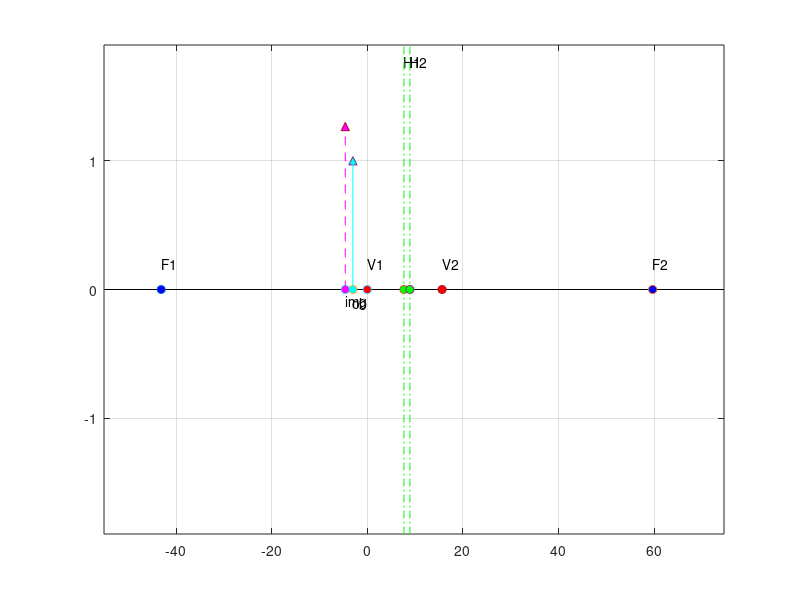

Write MATLAB code to recreate this figure.
% Programare Obiectiv Tessar
% Distantele sunt in mm
clear;
clc;

function retval = translatie (d,n)
    retval = [1, 0 ; d/n , 1];
  endfunction
  
function retval = refractie (nob, nimag, R)
    retval = [1, (nob-nimag)/R ; 0 , 1];
  endfunction
  
  % Introducem datele in ordinea de pe desen, stanga - > dreapta
  % 1 dioptru desparte 2 medii => nr. dioptrii + 1 = nr. medii
  % 1 distanta desparte 2 dioptrii => nr. distante + 1 = nr. dioptrii
  
  R = [16.28, -275.70, -34.57, 15.82, Inf, 19.20, -24.00];
  n = [1, 1.6116, 1, 1.6053, 1 ,1.5123, 1.6116, 1];
  d = [3.57, 1.89, 0.81, 3.25, 2.17, 3.96];

  Nr_refractii = length(R);
  S = [1, 0; 0, 1];
 
    for i = 1:Nr_refractii
      
     % inmultim matricile de la coada la cap 
     indice = Nr_refractii - i + 1;
     S = S * refractie(n(indice), n(indice+1), R(indice));
     if(indice>1)
     S = S * translatie(d(indice-1), n(indice));
     endif;
     
    end;
    
    %Plane focale
    zf1 = - S(1,1)/S(1,2)
    zf2 = - S(2,2)/S(1,2)
    
    %Plane principale
    zH1 = (1- S(1,1))/S(1,2)
    zH2 = (1- S(2,2))/S(1,2)
    
    %Calcul interstitiu intre planele principale
    delta = sum(d) - abs(zH1) - abs(zH2)
    
    %Convergenta sistemului
    f = -1/S(1,2)    
    
    
    z1 = 3;
    y1 = 1;
    %Pozitia imaginii -> plane conjugate
    z2 = - (z1*S(2,2)+S(2,1))/(S(1,1)+z1*S(1,2))
    %Marirea transversala
    y2 = (z2*S(1,2) + S(2,2)) * y1
     
    %Marimea graficului trebuie sa cuprinda toate elementele cardinale - da eroare la plotare pentru z1 = zf1
    scalex = max([abs(z1), abs(z2), abs(zf1), abs(zf2), abs(zH1), abs(zH2), sum(d)]);
    scaley = max([abs(y1), abs(y2)]);
    
    plot([-scalex*1.25 (scalex+sum(d))*1.25], [0 0], "color", "k"); % linia
    xlim([-scalex*1.25 (scalex+sum(d))*1.25]);
    ylim([-scaley*1.5 scaley*1.5]);
    hold on;
    grid on;
    
    plot(-zH1,0,'o','MarkerFaceColor','green');text(-zH1,scaley*1.4, 'H1');
    plot([-zH1 -zH1], [-scaley*2 scaley*2], "linestyle", "-.", "color", "green");
    plot(sum(d)+zH2,0,'o','MarkerFaceColor','green');text(sum(d)+zH2,scaley*1.4, 'H2');
    plot([sum(d)+zH2 sum(d)+zH2], [-scaley*2 scaley*2], "linestyle", "-.", "color", "green");
    
    plot(0,0,'o','MarkerFaceColor','red');text(0,0.2, 'V1');
    plot(sum(d),0,'o','MarkerFaceColor','red');text(sum(d),0.2, 'V2');
    plot(-zf1,0,'o','MarkerFaceColor','blue');text(-zf1,0.2, 'F1');
    plot(sum(d)+zf2,0,'o','MarkerFaceColor','blue');text(sum(d)+zf2,0.2, 'F2');
    
    plot(-z1,0,'o','MarkerFaceColor','cyan');text(-z1,-0.1, 'ob');
    plot(-z1,y1,'^','MarkerFaceColor','cyan');
    plot([-z1 -z1], [0 y1], "linestyle", "-", "color", "cyan");
    plot(z2+sum(d),0,'o','MarkerFaceColor','magenta');text(z2+sum(d),-0.1, 'img');
    plot(z2+sum(d),y2,'^','MarkerFaceColor','magenta');
    plot([z2+sum(d) z2+sum(d)], [0 y2], "linestyle", "--", "color", "magenta");
    
     
     
     